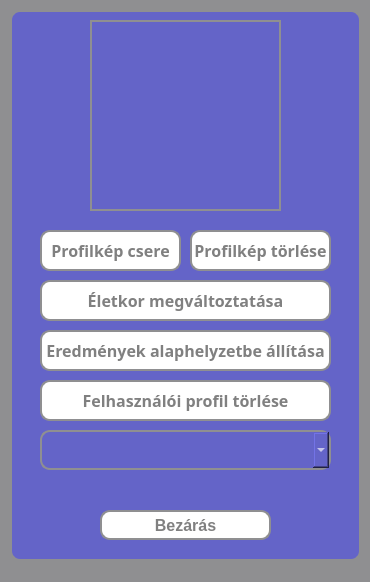
<?xml version="1.0" encoding="UTF-8"?>
<ui version="4.0">
 <class>MainWindow</class>
 <widget class="QMainWindow" name="MainWindow">
  <property name="geometry">
   <rect>
    <x>0</x>
    <y>0</y>
    <width>370</width>
    <height>582</height>
   </rect>
  </property>
  <property name="windowTitle">
   <string>MainWindow</string>
  </property>
  <property name="styleSheet">
   <string notr="true">* {
	background-color: #8f8f91;
}</string>
  </property>
  <widget class="QWidget" name="centralwidget">
   <widget class="QWidget" name="widget_2" native="true">
    <property name="geometry">
     <rect>
      <x>10</x>
      <y>10</y>
      <width>351</width>
      <height>551</height>
     </rect>
    </property>
    <property name="styleSheet">
     <string notr="true">* {
	background-color: rgb(100, 100, 200);
	border: 2px solid #8f8f91;
	border-radius: 10px;
	color: white;
	font-size: 16px;
	font-weight: bold;
}</string>
    </property>
    <widget class="QFrame" name="profilePicture">
     <property name="geometry">
      <rect>
       <x>80</x>
       <y>10</y>
       <width>191</width>
       <height>191</height>
      </rect>
     </property>
     <property name="styleSheet">
      <string notr="true">border-radius: 0px;</string>
     </property>
     <property name="frameShape">
      <enum>QFrame::StyledPanel</enum>
     </property>
     <property name="frameShadow">
      <enum>QFrame::Raised</enum>
     </property>
    </widget>
    <widget class="QPushButton" name="changeUserAgeButton">
     <property name="geometry">
      <rect>
       <x>30</x>
       <y>270</y>
       <width>291</width>
       <height>41</height>
      </rect>
     </property>
     <property name="font">
      <font>
       <family>Corbel</family>
       <pointsize>-1</pointsize>
       <bold>true</bold>
      </font>
     </property>
     <property name="styleSheet">
      <string notr="true">* {
	background-color: white;
	color: grey;
}

*:hover {
	background-color: rgb(120, 120, 220);
	color: white;
}</string>
     </property>
     <property name="text">
      <string>Életkor megváltoztatása</string>
     </property>
    </widget>
    <widget class="QPushButton" name="changeProfilePictureButton">
     <property name="geometry">
      <rect>
       <x>30</x>
       <y>220</y>
       <width>141</width>
       <height>41</height>
      </rect>
     </property>
     <property name="font">
      <font>
       <family>Corbel</family>
       <pointsize>-1</pointsize>
       <bold>true</bold>
      </font>
     </property>
     <property name="styleSheet">
      <string notr="true">* {
	background-color: white;
	color: grey;
}

*:hover {
	background-color: rgb(120, 120, 220);
	color: white;
}</string>
     </property>
     <property name="text">
      <string>Profilkép csere</string>
     </property>
    </widget>
    <widget class="QPushButton" name="restoreDefaultResultsButton">
     <property name="geometry">
      <rect>
       <x>30</x>
       <y>320</y>
       <width>291</width>
       <height>41</height>
      </rect>
     </property>
     <property name="font">
      <font>
       <family>Corbel</family>
       <pointsize>-1</pointsize>
       <bold>true</bold>
      </font>
     </property>
     <property name="styleSheet">
      <string notr="true">* {
	background-color: white;
	color: grey;
}

*:hover {
	background-color: rgb(120, 120, 220);
	color: white;
}</string>
     </property>
     <property name="text">
      <string>Eredmények alaphelyzetbe állítása</string>
     </property>
    </widget>
    <widget class="QPushButton" name="deleteUserProfileButton">
     <property name="geometry">
      <rect>
       <x>30</x>
       <y>370</y>
       <width>291</width>
       <height>41</height>
      </rect>
     </property>
     <property name="font">
      <font>
       <family>Corbel</family>
       <pointsize>-1</pointsize>
       <bold>true</bold>
      </font>
     </property>
     <property name="styleSheet">
      <string notr="true">* {
	background-color: white;
	color: grey;
}

*:hover {
	background-color: rgb(120, 120, 220);
	color: white;
}</string>
     </property>
     <property name="text">
      <string>Felhasználói profil törlése</string>
     </property>
    </widget>
    <widget class="QComboBox" name="changeThemeBox">
     <property name="geometry">
      <rect>
       <x>30</x>
       <y>420</y>
       <width>291</width>
       <height>40</height>
      </rect>
     </property>
     <property name="font">
      <font>
       <family>Corbel</family>
       <pointsize>-1</pointsize>
       <bold>true</bold>
      </font>
     </property>
     <property name="editable">
      <bool>true</bool>
     </property>
     <property name="currentText">
      <string/>
     </property>
     <property name="placeholderText">
      <string/>
     </property>
     <property name="frame">
      <bool>true</bool>
     </property>
    </widget>
    <widget class="QPushButton" name="deleteProfilePictureButton">
     <property name="geometry">
      <rect>
       <x>180</x>
       <y>220</y>
       <width>141</width>
       <height>41</height>
      </rect>
     </property>
     <property name="font">
      <font>
       <family>Corbel</family>
       <pointsize>-1</pointsize>
       <bold>true</bold>
      </font>
     </property>
     <property name="styleSheet">
      <string notr="true">* {
	background-color: white;
	color: grey;
}

*:hover {
	background-color: rgb(120, 120, 220);
	color: white;
}</string>
     </property>
     <property name="text">
      <string>Profilkép törlése</string>
     </property>
    </widget>
    <widget class="QPushButton" name="closeButton">
     <property name="geometry">
      <rect>
       <x>90</x>
       <y>500</y>
       <width>171</width>
       <height>30</height>
      </rect>
     </property>
     <property name="styleSheet">
      <string notr="true">* {
	background-color: white;
	border: 2px solid #8f8f91;
	border-radius: 10px;
	color: grey;
}

*:hover {
	background-color: rgb(120, 120, 220);
	color: white;
}</string>
     </property>
     <property name="text">
      <string>Bezárás</string>
     </property>
    </widget>
   </widget>
  </widget>
  <widget class="QStatusBar" name="statusbar"/>
 </widget>
 <resources/>
 <connections/>
</ui>
